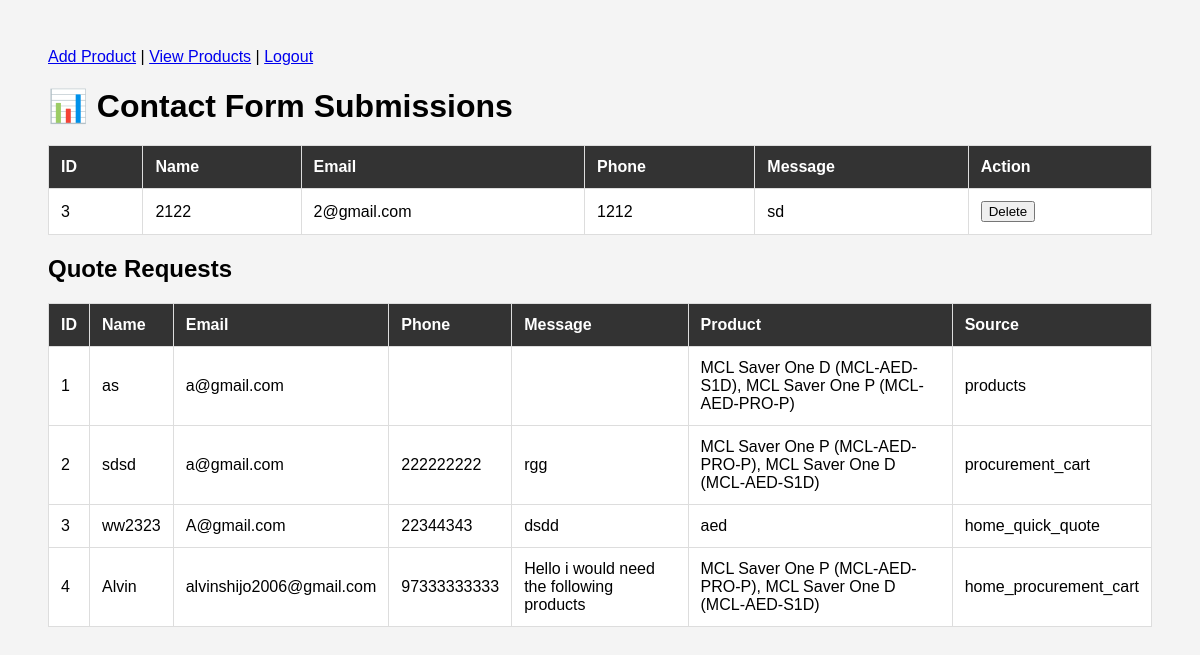
/admin (signed in), run on the app's committed database.
### tables this page shows
CREATE TABLE contact (
            id INTEGER PRIMARY KEY AUTOINCREMENT,
            name TEXT,
            email TEXT,
            phone TEXT,
            message TEXT
        );

CREATE TABLE quotes (
    id INTEGER PRIMARY KEY AUTOINCREMENT,
    name TEXT,
    email TEXT,
    phone TEXT,
    message TEXT,
    product TEXT,
    source TEXT
    );

### main.py (the view)
@app.route('/admin')
@login_required
def admin():
    conn = get_db()
    contacts = conn.execute("SELECT * FROM contact").fetchall()
    quotes   = conn.execute("SELECT * FROM quotes").fetchall()
    conn.close()
    return render_template('admin.html', contacts=contacts, quotes=quotes)

### main.py (called while the page is built)
def get_db():
    conn = sqlite3.connect(DB_PATH)
    conn.row_factory = sqlite3.Row
    return conn

def login_required(f):
    from functools import wraps
    @wraps(f)
    def decorated(*args, **kwargs):
        if not session.get('admin'):
            return redirect('/login')
        return f(*args, **kwargs)
    return decorated

### templates/admin.html (shortened to what this page needs)
<!DOCTYPE html>
<html>
<head>
</head>
<body>
    <div style="margin-bottom: 20px;">
        <a href="/add-product">Add Product</a> |
        <a href="/products">View Products</a> |
        <a href="/logout">Logout</a>
    </div>
    <h1>📊 Contact Form Submissions</h1>
    <table>
        <tr>
            <th>ID</th>
            <th>Name</th>
            <th>Email</th>
            <th>Phone</th>
            <th>Message</th>
            <th>Action</th>
        </tr>
        {% for c in contacts %}
        <tr>
            <td>{{ c[0] }}</td>
            <td>{{ c[1] }}</td>
            <td>{{ c[2] }}</td>
            <td>{{ c[3] }}</td>
            <td>{{ c[4] }}</td>
            <td>
                <form method="POST" action="/delete/{{ c[0] }}" onsubmit="return confirm('Delete this record?')" style="display:inline;">
                    <button type="submit">Delete</button>
                </form>
            </td>
        </tr>
        {% endfor %}
    </table>
    <h2>Quote Requests</h2>
    <table border="1">
        <tr>
            <th>ID</th>
            <th>Name</th>
            <th>Email</th>
            <th>Phone</th>
            <th>Message</th>
            <th>Product</th>
            <th>Source</th>
        </tr>
        {% for q in quotes %}
        <tr>
            <td>{{ q[0] }}</td>
            <td>{{ q[1] }}</td>
            <td>{{ q[2] }}</td>
            <td>{{ q[3] }}</td>
            <td>{{ q[4] }}</td>
            <td>{{ q[5] }}</td>
            <td>{{ q[6] }}</td>
        </tr>
        {% endfor %}
    </table>
</body>
</html>

### templates/admin.html (style rules this page uses)
body { font-family: Arial; padding: 40px; background: #f4f4f4; }
h1 { margin-bottom: 20px; }
table { width: 100%; border-collapse: collapse; background: white; }
th, td { padding: 12px; border: 1px solid #ddd; text-align: left; }
th { background: #333; color: white; }

### data on the page
contact: id "3", name "2122", email "2@gmail.com", phone "1212", message "sd"
quotes: id "1", name "as", email "a@gmail.com", product "MCL Saver One D (MCL-AED-S1D), MCL Saver One P (MCL-AED-PRO-P)", source "products"
quotes: id "2", name "sdsd", email "a@gmail.com", phone "222222222", message "rgg", product "MCL Saver One P (MCL-AED-PRO-P), MCL Saver One D (MCL-AED-S1D)", source "procurement_cart"
quotes: id "3", name "ww2323", email "A@gmail.com", phone "22344343", message "dsdd", product "aed", source "home_quick_quote"
quotes: id "4", name "Alvin", email "alvinshijo2006@gmail.com", phone "97333333333", message "Hello i would need the following products", product "MCL Saver One P (MCL-AED-PRO-P), MCL Saver One D (MCL-AED-S1D)", source "home_procurement_cart"
